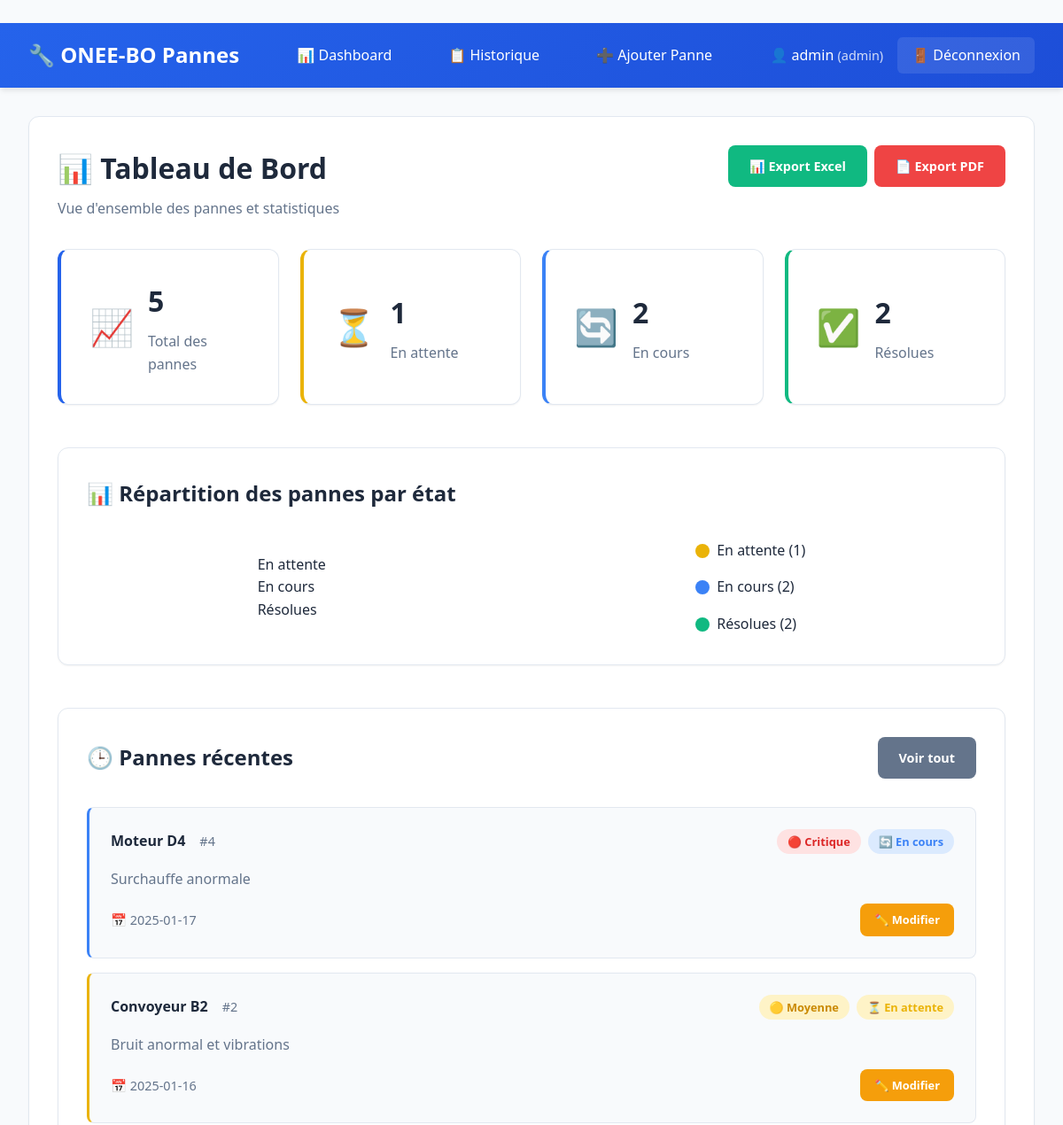
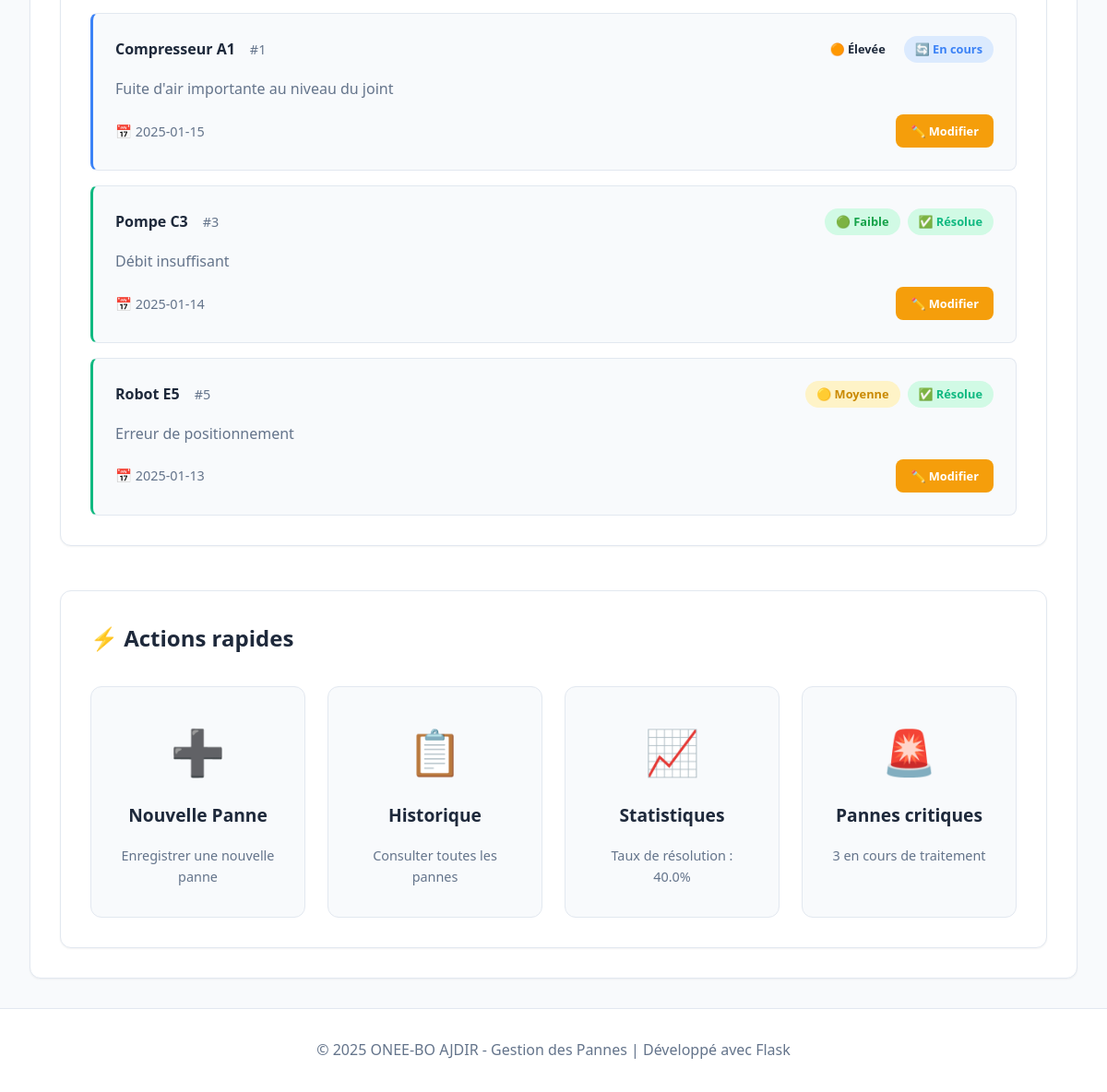
The app's page /dashboard (signed in) with its own data (2 pictures, top to bottom).
### tables this page shows
CREATE TABLE pannes (
            id INTEGER PRIMARY KEY AUTOINCREMENT,
            equipement TEXT NOT NULL,
            description TEXT NOT NULL,
            priorite TEXT NOT NULL CHECK (priorite IN ('Faible', 'Moyenne', 'Élevée', 'Critique')),
            etat TEXT NOT NULL CHECK (etat IN ('En attente', 'En cours', 'Résolue', 'Fermée')),
            date_creation TIMESTAMP NOT NULL,
            cause TEXT,
            solution TEXT,
            observation TEXT,
            user_id INTEGER NOT NULL,
            FOREIGN KEY (user_id) REFERENCES users (id)
        );

### app1.py (the view)
@app.route('/dashboard')
@login_required
@admin_required
def dashboard():
    conn = get_db_connection()
    total_pannes = conn.execute('SELECT COUNT(*) as count FROM pannes').fetchone()['count']
    pannes_en_attente = conn.execute('SELECT COUNT(*) as count FROM pannes WHERE etat = "En attente"').fetchone()['count']
    pannes_resolues = conn.execute('SELECT COUNT(*) as count FROM pannes WHERE etat = "Résolue"').fetchone()['count']
    pannes_en_cours = conn.execute('SELECT COUNT(*) as count FROM pannes WHERE etat = "En cours"').fetchone()['count']
    pannes_recentes = conn.execute(
        'SELECT * FROM pannes ORDER BY date_creation DESC LIMIT 5'
    ).fetchall()
    conn.close()
    stats = {
        'total': total_pannes,
        'en_attente': pannes_en_attente,
        'resolues': pannes_resolues,
        'en_cours': pannes_en_cours
    }
    return render_template('dashboard.html', stats=stats, pannes_recentes=pannes_recentes)

### app1.py (called while the page is built)
def get_db_connection():
    conn = sqlite3.connect('gmao.db')
    conn.row_factory = sqlite3.Row
    return conn

def login_required(f):
    @wraps(f)
    def decorated_function(*args, **kwargs):
        if 'user_id' not in session:
            return redirect(url_for('login'))
        return f(*args, **kwargs)
    return decorated_function

def admin_required(f):
    @wraps(f)
    def decorated_function(*args, **kwargs):
        if 'user_id' not in session or session.get('role') != 'admin':
            flash('Accès refusé. Droits administrateur requis.', 'error')
            return redirect(url_for('historique'))
        return f(*args, **kwargs)
    return decorated_function

### templates/dashboard.html (shortened to what this page needs)
{% extends "base.html" %}
{% block content %}
<div class="page-header">
    <div>
        <h1>📊 Tableau de Bord</h1>
        <p>Vue d'ensemble des pannes et statistiques</p>
    </div>
    <div class="header-actions">
        <div class="export-buttons">
            <a href="{{ url_for('export_excel') }}" class="btn btn-success">📊 Export Excel</a>
            <a href="{{ url_for('export_pdf') }}" class="btn btn-danger">📄 Export PDF</a>
        </div>
    </div>
</div>
<div class="stats-grid">
    <div class="stat-card stat-total">
        <div class="stat-icon">📈</div>
        <div class="stat-content">
            <h3>{{ stats.total }}</h3>
            <p>Total des pannes</p>
        </div>
    </div>
    <div class="stat-card stat-pending">
        <div class="stat-icon">⏳</div>
        <div class="stat-content">
            <h3>{{ stats.en_attente }}</h3>
            <p>En attente</p>
        </div>
    </div>
    <div class="stat-card stat-progress">
        <div class="stat-icon">🔄</div>
        <div class="stat-content">
            <h3>{{ stats.en_cours }}</h3>
            <p>En cours</p>
        </div>
    </div>
    <div class="stat-card stat-resolved">
        <div class="stat-icon">✅</div>
        <div class="stat-content">
            <h3>{{ stats.resolues }}</h3>
            <p>Résolues</p>
        </div>
    </div>
</div>
<div class="chart-container">
    <h2>📊 Répartition des pannes par état</h2>
    <div class="chart-wrapper">
        <div class="pie-chart">
            <div class="pie-slice pie-pending"
                 style="--percentage: {{ (stats.en_attente / stats.total * 100) if stats.total > 0 else 0 }}%">
                <span class="pie-label">En attente</span>
            </div>
            <div class="pie-slice pie-progress"
                 style="--percentage: {{ (stats.en_cours / stats.total * 100) if stats.total > 0 else 0 }}%">
                <span class="pie-label">En cours</span>
            </div>
            <div class="pie-slice pie-resolved"
                 style="--percentage: {{ (stats.resolues / stats.total * 100) if stats.total > 0 else 0 }}%">
                <span class="pie-label">Résolues</span>
            </div>
        </div>
        <div class="chart-legend">
            <div class="legend-item">
                <div class="legend-color legend-pending"></div>
                <span>En attente ({{ stats.en_attente }})</span>
            </div>
            <div class="legend-item">
                <div class="legend-color legend-progress"></div>
                <span>En cours ({{ stats.en_cours }})</span>
            </div>
            <div class="legend-item">
                <div class="legend-color legend-resolved"></div>
                <span>Résolues ({{ stats.resolues }})</span>
            </div>
        </div>
    </div>
</div>
<div class="recent-pannes">
    <div class="section-header">
        <h2>🕒 Pannes récentes</h2>
        <a href="{{ url_for('historique') }}" class="btn btn-secondary">Voir tout</a>
    </div>
    {% if pannes_recentes %}
    <div class="recent-list">
        {% for panne in pannes_recentes %}
        <div class="recent-item panne-{{ panne.etat.lower().replace(' ', '-').replace('é', 'e') }}">
            <div class="recent-header">
                <div class="recent-title">
                    <strong>{{ panne.equipement }}</strong>
                    <span class="recent-id">#{{ panne.id }}</span>
                </div>
                <div class="recent-meta">
                    <span class="priority-badge priority-{{ panne.priorite.lower() }}">
                        {% if panne.priorite == 'Critique' %}🔴
                        {% elif panne.priorite == 'Élevée' %}🟠
                        {% elif panne.priorite == 'Moyenne' %}🟡
                        {% else %}🟢
                        {% endif %}
                        {{ panne.priorite }}
                    </span>
                    <span class="status-badge status-{{ panne.etat.lower().replace(' ', '-').replace('é', 'e') }}">
                        {% if panne.etat == 'En attente' %}⏳
                        {% elif panne.etat == 'En cours' %}🔄
                        {% elif panne.etat == 'Résolue' %}✅
                        {% else %}🔒
                        {% endif %}
                        {{ panne.etat }}
                    </span>
                </div>
            </div>
            <div class="recent-description">
                {{ panne.description[:120] }}{% if panne.description|length > 120 %}...{% endif %}
            </div>
            <div class="recent-footer">
                <span class="recent-date">📅 {{ panne.date_creation.split(' ')[0] }}</span>
                <a href="{{ url_for('modifier_panne', panne_id=panne.id) }}" class="btn btn-small btn-edit">✏️ Modifier</a>
            </div>
        </div>
        {% endfor %}
    </div>
    {% else %}
    <div class="empty-recent">
        <p>Aucune panne récente à afficher</p>
        <a href="{{ url_for('ajouter_panne') }}" class="btn btn-primary">➕ Ajouter une panne</a>
    </div>
    {% endif %}
</div>
<div class="quick-actions">
    <h2>⚡ Actions rapides</h2>
    <div class="actions-grid">
        <a href="{{ url_for('ajouter_panne') }}" class="action-card action-add">
            <div class="action-icon">➕</div>
            <h3>Nouvelle Panne</h3>
            <p>Enregistrer une nouvelle panne</p>
        </a>
        <a href="{{ url_for('historique') }}" class="action-card action-history">
            <div class="action-icon">📋</div>
            <h3>Historique</h3>
            <p>Consulter toutes les pannes</p>
        </a>
        <div class="action-card action-stats">
            <div class="action-icon">📈</div>
            <h3>Statistiques</h3>
            <p>Taux de résolution : {{ ((stats.resolues / stats.total * 100) | round(1)) if stats.total > 0 else 0 }}%</p>
        </div>
        <div class="action-card action-urgent">
            <div class="action-icon">🚨</div>
            <h3>Pannes critiques</h3>
            <p>{{ stats.en_attente + stats.en_cours }} en cours de traitement</p>
        </div>
    </div>
</div>
{% endblock %}

### records on screen
pannes: equipement "Moteur D4", id "4", priorite "Critique", etat "En cours", description "Surchauffe anormale", date_creation "2025-01-17"
pannes: equipement "Convoyeur B2", id "2", priorite "Moyenne", etat "En attente", description "Bruit anormal et vibrations", date_creation "2025-01-16"
pannes: equipement "Compresseur A1", id "1", priorite "Élevée", etat "En cours", description "Fuite d'air importante au niveau du joint", date_creation "2025-01-15"
pannes: equipement "Pompe C3", id "3", priorite "Faible", etat "Résolue", description "Débit insuffisant", date_creation "2025-01-14"
pannes: equipement "Robot E5", id "5", priorite "Moyenne", etat "Résolue", description "Erreur de positionnement", date_creation "2025-01-13"

### other values on screen
{{ session.username }} "admin"
{{ session.role }} "admin"
{{ stats.total }} "5"
{{ stats.en_attente }} "1"
{{ stats.en_cours }} "2"
{{ stats.resolues }} "2"
{{ stats.en_attente + stats.en_cours }} "3"
